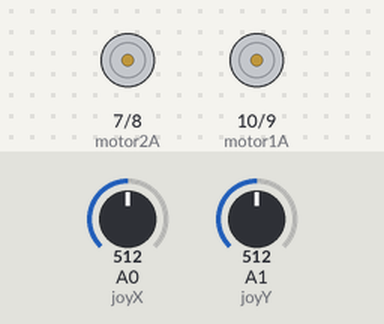
The sketch below on a simulated Arduino Uno, built with avr-gcc and run on an emulated ATmega328P. Shown: motor-driver pin pairs drawn as motors (green arrow = first pin HIGH = forward, orange = second pin HIGH = backward, longer = more drive). The inputs (shaded band) are chosen by the test bench; at power-on: A1 (joyY) = 512, A0 (joyX) = 512.

Above: at 1.2 s.
1.3 s: A1 (joyY) set to 537
At 2.3 s:
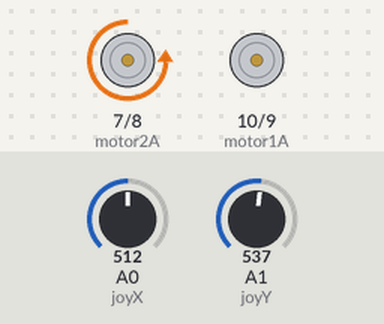
2.8 s: A0 (joyX) set to 548
At 3.1 s:
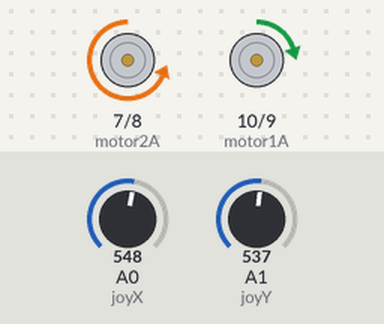
4.3 s: A1 (joyY) set to 511
At 4.6 s:
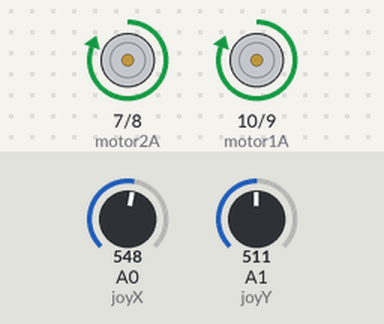
5.8 s: A0 (joyX) set to 306
At 6.7 s:
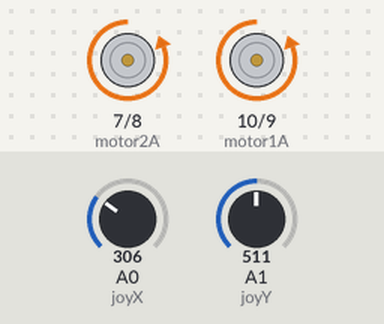
7.3 s: A1 (joyY) set to 465
8.8 s: A1 (joyY) set to 447
At 9.2 s:
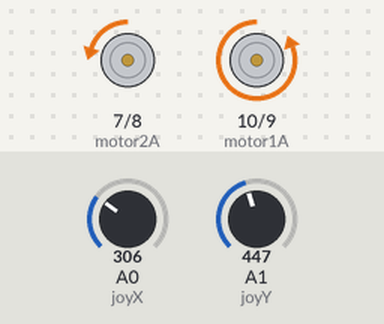
Timing chart, 0 to 11.3 s (numbered marks = the images above; inputs shaded):
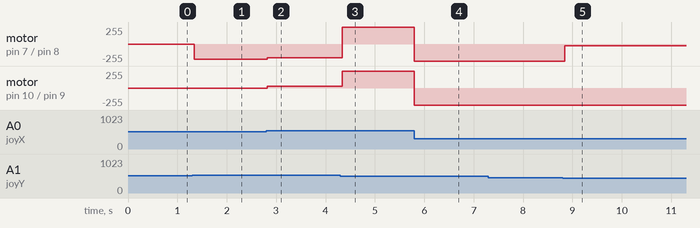

The sketch:

MotoareCuDirectieComplPoliHack.ino
```cpp
const int motor1A = 10;
const int motor1B = 9;
const int motor2A = 7;
const int motor2B = 8;
const int motorEn1 = 11;
const int motorEn2 = 6;
const int joyX = A0;
const int joyY = A1;


const int joyThreshold = 35;

void setup() {

  pinMode(motor1A, OUTPUT);
  pinMode(motor1B, OUTPUT);
  pinMode(motor2A, OUTPUT);
  pinMode(motor2B, OUTPUT);
}

void loop() {

  int xAxisValue = analogRead(joyX);
  int yAxisValue = analogRead(joyY);


  if (xAxisValue > (512 + joyThreshold)) {

    digitalWrite(motorEn1, HIGH);
    digitalWrite(motorEn2 , HIGH);
    digitalWrite(motor1A, HIGH);
    digitalWrite(motor1B, LOW);
    digitalWrite(motor2A, HIGH);
    digitalWrite(motor2B, LOW);
  } else if (xAxisValue < (512 - joyThreshold)) {

    digitalWrite(motorEn1, HIGH);
    digitalWrite(motorEn2, HIGH);
    digitalWrite(motor1A, LOW);
    digitalWrite(motor1B, HIGH);
    digitalWrite(motor2A, LOW);
    digitalWrite(motor2B, HIGH);
  } else {

     digitalWrite(motorEn1, LOW);
    digitalWrite(motorEn2, LOW);
    digitalWrite(motor1A, LOW);
    digitalWrite(motor1B, LOW);
    digitalWrite(motor2A, LOW);
    digitalWrite(motor2B, LOW);
  }
 if(xAxisValue<(517-joyThreshold) && (yAxisValue<(493-joyThreshold)))// DREAPTA
 {
   digitalWrite(motorEn1, HIGH);
    digitalWrite(motorEn2, LOW);
    digitalWrite(motor1A, LOW);
    digitalWrite(motor1B, HIGH);
    digitalWrite(motor2A, LOW);
    digitalWrite(motor2B, LOW);
 }
else if(xAxisValue<(517+joyThreshold) && (yAxisValue>(493+joyThreshold))) //STANGA
{
    digitalWrite(motorEn1, LOW);
    digitalWrite(motorEn2, HIGH);
    digitalWrite(motor1A, LOW);
    digitalWrite(motor1B, LOW);
    digitalWrite(motor2A, LOW);
    digitalWrite(motor2B, HIGH);


}
}
```

Measured:
- the behaviour switches between 528 and 529 on A1 (joyY) (found by bisection; images 0 and 1)
- the behaviour switches between 458 and 457 on A1 (joyY) (found by bisection; images 4 and 5)
- after the input at 1.3 s, motor on pin 7 (motor2A) / pin 8 (motor2B): stopped → backward 231/255 at once
- after the input at 2.8 s, motor on pin 7 (motor2A) / pin 8 (motor2B): backward 231/255 → backward 208/255 at once; motor on pin 10 (motor1A) / pin 9 (motor1B): stopped → forward 24/255 at once
- after the input at 4.3 s, motor on pin 7 (motor2A) / pin 8 (motor2B): backward 208/255 → forward 255/255 at once; motor on pin 10 (motor1A) / pin 9 (motor1B): forward 24/255 → forward 255/255 at once
- after the input at 5.8 s, motor on pin 7 (motor2A) / pin 8 (motor2B), motor on pin 10 (motor1A) / pin 9 (motor1B): forward 255/255 → backward 255/255 at once
- after the input at 7.3 s, every drawn part: stays the same
- after the input at 8.8 s, motor on pin 7 (motor2A) / pin 8 (motor2B): backward 255/255 → backward 24/255 at once
